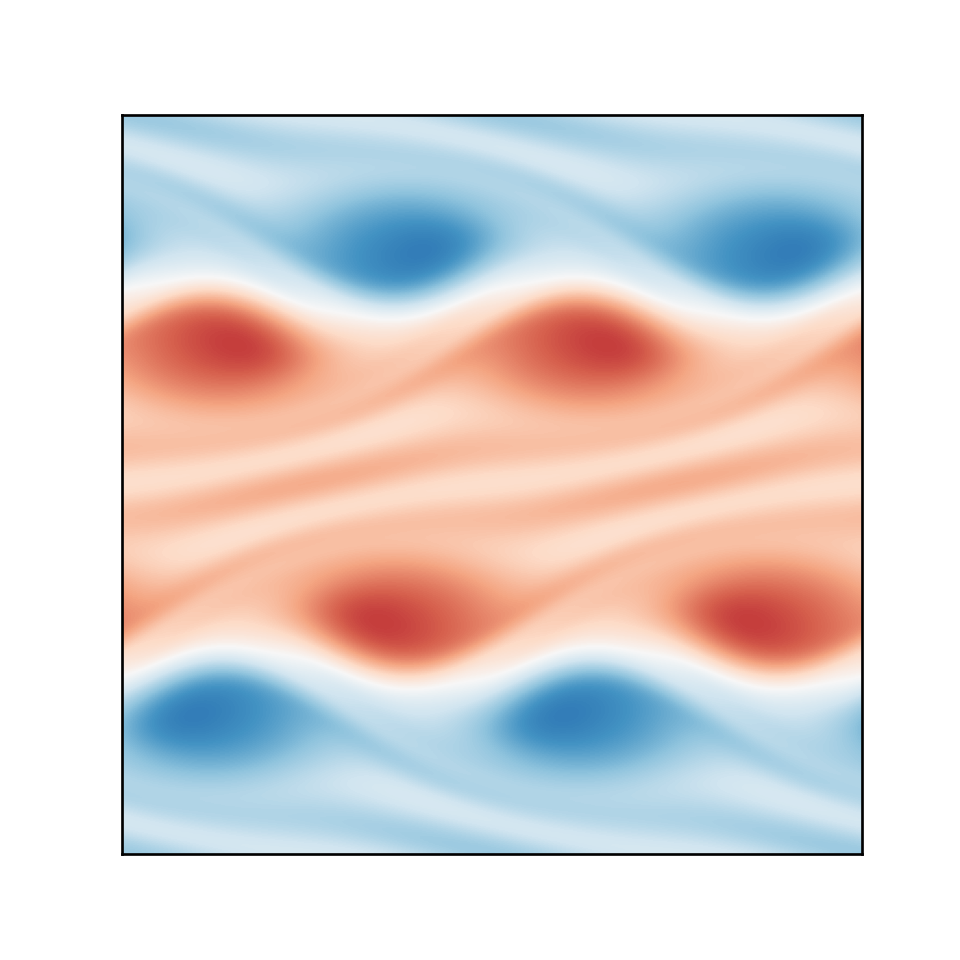

Recreate this plot in Python.
import numpy as np
import matplotlib.pyplot as plt
from adios2 import Stream, Adios

"""
Create Your Own Navier-Stokes Spectral Method Simulation (With Python)
Philip Mocz (2023), @PMocz

Simulate the Navier-Stokes equations (incompressible viscous fluid) 
with a Spectral method

v_t + (v.nabla) v = nu * nabla^2 v + nabla P
div(v) = 0

"""


def poisson_solve( rho, kSq_inv ):
	""" solve the Poisson equation, given source field rho """
	V_hat = -(np.fft.fftn( rho )) * kSq_inv
	V = np.real(np.fft.ifftn(V_hat))
	return V


def diffusion_solve( v, dt, nu, kSq ):
	""" solve the diffusion equation over a timestep dt, given viscosity nu """
	v_hat = (np.fft.fftn( v )) / (1.0+dt*nu*kSq)
	v = np.real(np.fft.ifftn(v_hat))
	return v


def grad(v, kx, ky):
	""" return gradient of v """
	v_hat = np.fft.fftn(v)
	dvx = np.real(np.fft.ifftn( 1j*kx * v_hat))
	dvy = np.real(np.fft.ifftn( 1j*ky * v_hat))
	return dvx, dvy


def div(vx, vy, kx, ky):
	""" return divergence of (vx,vy) """
	dvx_x = np.real(np.fft.ifftn( 1j*kx * np.fft.fftn(vx)))
	dvy_y = np.real(np.fft.ifftn( 1j*ky * np.fft.fftn(vy)))
	return dvx_x + dvy_y


def curl(vx, vy, kx, ky):
	""" return curl of (vx,vy) """
	dvx_y = np.real(np.fft.ifftn( 1j*ky * np.fft.fftn(vx)))
	dvy_x = np.real(np.fft.ifftn( 1j*kx * np.fft.fftn(vy)))
	return dvy_x - dvx_y


def apply_dealias(f, dealias):
	""" apply 2/3 rule dealias to field f """
	f_hat = dealias * np.fft.fftn(f)
	return np.real(np.fft.ifftn( f_hat ))


def main():
	""" Navier-Stokes Simulation """
	
	# Simulation parameters
	N         = 400     # Spatial resolution
	t         = 0       # current time of the simulation
	tEnd      = 1       # time at which simulation ends
	dt        = 0.001   # timestep
	tOut      = 0.01    # draw frequency
	nu        = 0.001   # viscosity
	plotRealTime = True # switch on for plotting as the simulation goes along
	
	# Domain [0,1] x [0,1]
	L = 1    
	xlin = np.linspace(0,L, num=N+1)  # Note: x=0 & x=1 are the same point!
	xlin = xlin[0:N]                  # chop off periodic point
	xx, yy = np.meshgrid(xlin, xlin)
	
	# Intial Condition (vortex)
	vx = -np.sin(2*np.pi*yy)
	vy =  np.sin(2*np.pi*xx*2) 
	
	# Fourier Space Variables
	klin = 2.0 * np.pi / L * np.arange(-N/2, N/2)
	kmax = np.max(klin)
	kx, ky = np.meshgrid(klin, klin)
	kx = np.fft.ifftshift(kx)
	ky = np.fft.ifftshift(ky)
	kSq = kx**2 + ky**2
	kSq_inv = 1.0 / kSq
	kSq_inv[kSq==0] = 1
	
	# dealias with the 2/3 rule
	dealias = (np.abs(kx) < (2./3.)*kmax) & (np.abs(ky) < (2./3.)*kmax)
	
	# number of timesteps
	Nt = int(np.ceil(tEnd/dt))
	
	# prep figure
	fig = plt.figure(figsize=(4,4), dpi=80)
	outputCount = 1
	
	#Main Loop
	
	# adios = Adios("adios2.xml") # need to find out what this shoud be
	# ioOut = adios.declare_io("uncompressed error") # need to find out this as well
	# fout = Stream(ioOut, "Navier-stokes.bp", "w")
	with Stream ("Navier-stokes.bp", "w") as s:
		for _ in s.steps(Nt):    #i in range(Nt):

			# Advection: rhs = -(v.grad)v
			dvx_x, dvx_y = grad(vx, kx, ky) # done
			dvy_x, dvy_y = grad(vy, kx, ky) # done
			#---------------- is this rho x and y ?????????----------------
			rhs_x = -(vx * dvx_x + vy * dvx_y)
			rhs_y = -(vx * dvy_x + vy * dvy_y)
			# what's the difference ??????????????????--------------------------
			rhs_x = apply_dealias(rhs_x, dealias) # done
			rhs_y = apply_dealias(rhs_y, dealias) # done

			vx += dt * rhs_x
			vy += dt * rhs_y
		
			# Poisson solve for pressure
			div_rhs = div(rhs_x, rhs_y, kx, ky) # done
			P = poisson_solve( div_rhs, kSq_inv ) # done 
			dPx, dPy = grad(P, kx, ky) # done
		
			# Correction (to eliminate divergence component of velocity)
			vx += - dt * dPx
			vy += - dt * dPy
		
			# Diffusion solve (implicit)
			vx = diffusion_solve( vx, dt, nu, kSq ) # done
			vy = diffusion_solve( vy, dt, nu, kSq ) # done
		
			# vorticity (for plotting) 
			wz = curl(vx, vy, kx, ky) # done
		
			# update time
			# print(type(wz))
		
			t += dt
			
			# print("Shape:", dvy_x.shape)
			# print("Data type:", dvy_x.dtype)
			# print("Is contiguous:", dvy_x.flags['C_CONTIGUOUS'])
			# break
			
			wz = curl(vx, vy, kx, ky)
			# making it contiguous array (C-order) in memory for wrghting it out in memory 
			wz_contiguous = np.ascontiguousarray(wz)
			dPx_contiguous = np.ascontiguousarray(dPx)
			dPy_contiguous = np.ascontiguousarray(dPy)
			div_rhs_contiguous = np.ascontiguousarray(div_rhs)
			P_contiguous = np.ascontiguousarray(P)
			vx_contiguous = np.ascontiguousarray(vx)
			vy_contiguous = np.ascontiguousarray(vy)	
			rhs_x_contiguous = np.ascontiguousarray(rhs_x)
			rhs_y_contiguous = np.ascontiguousarray(rhs_y)
			dvx_x_contiguous = np.ascontiguousarray(dvx_x)
			dvy_x_contiguous = np.ascontiguousarray(dvy_x)


			"""write out adios vars here"""
			s.write("curl", wz_contiguous, [400, 400], (0, 0), [400, 400])	
			s.write("gradient of V dPx", dPx_contiguous, [400,400] , (0,0), [400,400] )
			s.write("gradient of V dPy", dPy_contiguous, [400,400] , (0,0), [400,400] )
			s.write("divergence", div_rhs_contiguous, [400,400] , (0,0), [400,400] )
			s.write("pressure", P_contiguous, [400,400] , (0,0), [400,400] )
			s.write("Velocity X", vx_contiguous, [400,400], (0,0), [400,400])
			s.write("Velocity Y", vy_contiguous, [400,400], (0,0), [400,400])
			s.write("RHS X", rhs_x_contiguous, [400,400], (0,0), [400,400])
			s.write("RHS Y", rhs_y_contiguous, [400,400], (0,0), [400,400])
			s.write("second derivative Velocity X", dvx_x_contiguous, [400,400], (0,0), [400,400])
			s.write("second derivative Velocity Y", dvy_x_contiguous, [400,400], (0,0), [400,400])

			print(f"The time: {t}")
			
			
			s.write("delta_T", dt)
			# plot in real time
			plotThisTurn = False
			if t + dt > outputCount*tOut:
				plotThisTurn = True
			if (plotRealTime and plotThisTurn) or (s == Nt-1):
			
				plt.cla()
				plt.imshow(wz, cmap = 'RdBu')
				plt.clim(-20,20)
				ax = plt.gca()
				ax.invert_yaxis()
				ax.get_xaxis().set_visible(False)
				ax.get_yaxis().set_visible(False)	
				ax.set_aspect('equal')	
				plt.pause(0.001)
				outputCount += 1
			
			
	# Save figure
	print("Just wrote it to this Navier-stokes.bp")
	
	plt.savefig('navier-stokes-spectral.png',dpi=240)
	plt.show()
	
	return 0
	


if __name__== "__main__":
  main()